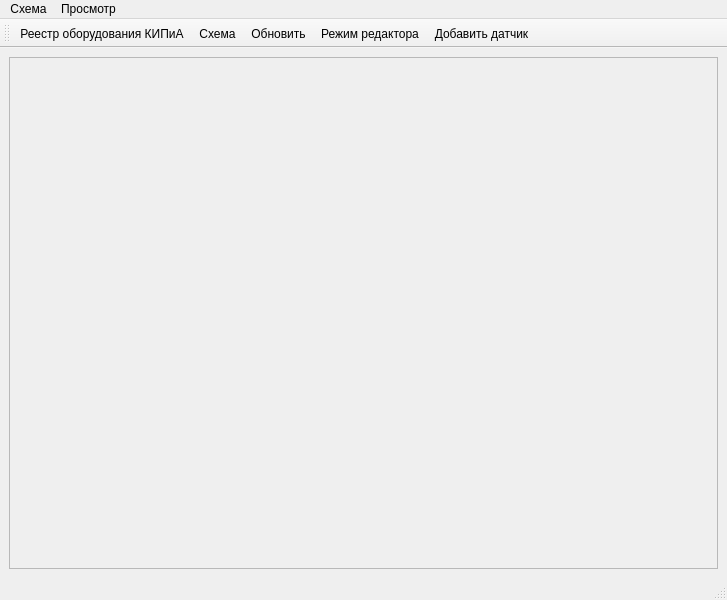
<?xml version="1.0" encoding="UTF-8"?>
<ui version="4.0">
 <class>MainWindow</class>
 <widget class="QMainWindow" name="MainWindow">
  <property name="geometry">
   <rect>
    <x>0</x>
    <y>0</y>
    <width>727</width>
    <height>600</height>
   </rect>
  </property>
  <property name="windowTitle">
   <string>СТОиР Схема</string>
  </property>
  <widget class="QWidget" name="centralwidget">
   <layout class="QVBoxLayout" name="verticalLayout">
    <item>
     <widget class="QScrollArea" name="scrollArea">
      <property name="widgetResizable">
       <bool>false</bool>
      </property>
      <widget class="QWidget" name="scrollAreaWidgetContents">
       <property name="geometry">
        <rect>
         <x>0</x>
         <y>0</y>
         <width>116</width>
         <height>80</height>
        </rect>
       </property>
       <widget class="QLabel" name="schema_label">
        <property name="geometry">
         <rect>
          <x>20</x>
          <y>30</y>
          <width>58</width>
          <height>18</height>
         </rect>
        </property>
        <property name="text">
         <string/>
        </property>
       </widget>
      </widget>
     </widget>
    </item>
   </layout>
  </widget>
  <widget class="QStatusBar" name="statusbar"/>
  <widget class="QMenuBar" name="menubar">
   <property name="geometry">
    <rect>
     <x>0</x>
     <y>0</y>
     <width>727</width>
     <height>30</height>
    </rect>
   </property>
   <widget class="QMenu" name="Schema">
    <property name="title">
     <string>Схема</string>
    </property>
    <addaction name="Load"/>
   </widget>
   <widget class="QMenu" name="View">
    <property name="title">
     <string>Просмотр</string>
    </property>
    <addaction name="ZoomIn"/>
    <addaction name="ZoomOut"/>
   </widget>
   <addaction name="Schema"/>
   <addaction name="View"/>
  </widget>
  <widget class="QToolBar" name="toolBar">
   <property name="windowTitle">
    <string>toolBar</string>
   </property>
   <attribute name="toolBarArea">
    <enum>TopToolBarArea</enum>
   </attribute>
   <attribute name="toolBarBreak">
    <bool>true</bool>
   </attribute>
   <addaction name="actionOpenReestr"/>
   <addaction name="actionSchema"/>
   <addaction name="actionUpdate"/>
   <addaction name="actionEditorMode"/>
   <addaction name="actionAddSensorPoint"/>
  </widget>
  <action name="Load">
   <property name="text">
    <string>Загрузить</string>
   </property>
  </action>
  <action name="ZoomIn">
   <property name="text">
    <string>Увеличить</string>
   </property>
  </action>
  <action name="ZoomOut">
   <property name="text">
    <string>Уменьшить</string>
   </property>
  </action>
  <action name="actionOpenReestr">
   <property name="text">
    <string>Реестр оборудования КИПиА</string>
   </property>
  </action>
  <action name="actionSchema">
   <property name="text">
    <string>Схема</string>
   </property>
  </action>
  <action name="actionUpdate">
   <property name="text">
    <string>Обновить</string>
   </property>
  </action>
  <action name="actionEditorMode">
   <property name="checkable">
    <bool>true</bool>
   </property>
   <property name="text">
    <string>Режим редактора</string>
   </property>
  </action>
  <action name="actionAddSensorPoint">
   <property name="text">
    <string>Добавить датчик</string>
   </property>
  </action>
 </widget>
 <resources/>
 <connections/>
</ui>
